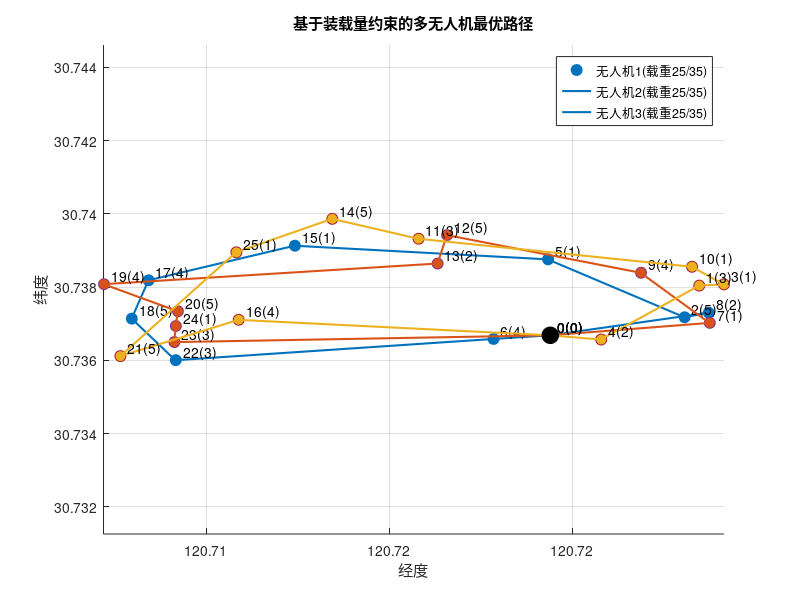

Source code (MATLAB):
clc, clear, close all

% 坐标数据（示例：26个点，包含配送站0号）
coordinates = [  
    120.719393,30.736683;   % 0号点
    120.723462, 30.738040;  % 1号点
    120.723064, 30.737176;  % 2号点
    120.724139, 30.738074;  % 3号点
    120.720783, 30.736567;  % 4号点
    120.719332, 30.738759;  % 5号点
    120.717844, 30.736583;  % 6号点
    120.723751, 30.737023;  % 7号点
    120.723722, 30.737300;  % 8号点
    120.721873, 30.738392;  % 9号点
    120.723267, 30.738555;  % 10号点
    120.715796, 30.739321;  % 11号点
    120.716573, 30.739419;  % 12号点
    120.716315, 30.738643;  % 13号点
    120.713438, 30.739864;  % 14号点
    120.712416, 30.739130;  % 15号点
    120.710881, 30.737107;  % 16号点
    120.708420, 30.738185;  % 17号点
    120.707961, 30.737138;  % 18号点
    120.707201, 30.738079;  % 19号点
    120.709221, 30.737340;  % 20号点
    120.707649, 30.736115;  % 21号点
    120.709162, 30.736004;  % 22号点
    120.709125, 30.736497;  % 23号点
    120.709164, 30.736937;  % 24号点
    120.710817, 30.738949   % 25号点
];
%% 问题1（2）改进版：基于装载量约束的多无人机任务分配
% 输入：节点经纬度坐标、总装载量、单架无人机最大装载量
% 输出：满足装载量约束的最优路径及总距离

% 计算距离矩阵（基于经纬度的实际距离，单位：米）
n = size(coordinates, 1);
distance_matrix = zeros(n, n);
earth_radius = 6371000;  % 地球半径（米）

for i = 1:n
    for j = i+1:n
        lat1 = coordinates(i, 2) * pi / 180;
        lon1 = coordinates(i, 1) * pi / 180;
        lat2 = coordinates(j, 2) * pi / 180;
        lon2 = coordinates(j, 1) * pi / 180;
        
        % Haversine公式计算两点间距离
        dlat = lat2 - lat1;
        dlon = lon2 - lon1;
        a = sin(dlat/2)^2 + cos(lat1) * cos(lat2) * sin(dlon/2)^2;
        c = 2 * atan2(sqrt(a), sqrt(1-a));
        distance_matrix(i, j) = earth_radius * c;
        distance_matrix(j, i) = distance_matrix(i, j);
    end
end

% 设置总装载量和单架无人机最大装载量（可调整）
total_load = 100;
drone_capacity = 35;  % 单架无人机最大装载量

% 为每个目的地随机分配装载量（1-5之间）
node_loads = randi([1, 5], n-1, 1);  % 节点1-25的装载量
node_loads = [0; node_loads];  % 节点0（配送站）装载量为0

% 计算需要的无人机数量（向上取整）
num_drones = ceil(total_load / drone_capacity);
fprintf('总装载量: %d, 单架无人机装载量: %d, 需要无人机数量: %d\n', total_load, drone_capacity, num_drones);

% 基于装载量约束的分组算法
% 目标：每组总装载量尽量均衡且不超过无人机容量
groups = cell(num_drones, 1);
group_loads = zeros(num_drones, 1);
remaining_nodes = 2:n;  % 排除配送站

% 贪心分组算法：按装载量降序排列节点，依次分配给当前装载量最小的组
[~, sort_idx] = sort(node_loads(remaining_nodes), 'descend');
sorted_nodes = remaining_nodes(sort_idx);

for i = 1:length(sorted_nodes)
    node = sorted_nodes(i);
    % 找到当前装载量最小且能容纳该节点的组
    [~, min_idx] = min(group_loads);
    valid_groups = find(group_loads + node_loads(node) <= drone_capacity);
    
    if ~isempty(valid_groups)
        % 优先选择能容纳且当前装载量最小的组
        [~, idx] = min(group_loads(valid_groups));
        group_idx = valid_groups(idx);
    else
        % 如果没有组能容纳，选择当前装载量最小的组
        group_idx = min_idx;
    end
    
    % 添加节点到选中的组
    if isempty(groups{group_idx})
        groups{group_idx} = [1; node];  % 添加配送站和当前节点
    else
        groups{group_idx} = [groups{group_idx}; node];
    end
    group_loads(group_idx) = group_loads(group_idx) + node_loads(node);
end

% 输出分组结果（修复后的代码）
fprintf('\n分组结果:\n');
for i = 1:num_drones
    % 将数值数组转换为字符串元胞数组
    node_strings = cellstr(num2str(groups{i}'));
    fprintf('无人机 %d: 节点 = [%s], 装载量 = %d/%d\n', i, ...
            strjoin(node_strings, ', '), group_loads(i), drone_capacity);
end

% 蚁群算法参数设置
num_ants = 50;            % 蚂蚁数量
max_iterations = 200;     % 最大迭代次数
alpha = 1;                % 信息素重要程度因子
beta = 2;                 % 启发式信息重要程度因子
rho = 0.5;                % 信息素挥发因子
Q = 100;                  % 信息素增加强度系数

% 为每架无人机求解TSP子问题
drone_paths = cell(num_drones, 1);
drone_distances = zeros(num_drones, 1);

figure(2);
hold on;
colors = lines(num_drones);

for i = 1:num_drones
    % 提取当前无人机的节点坐标和距离矩阵
    nodes = groups{i};
    sub_coordinates = coordinates(nodes, :);
    sub_n = length(nodes);
    sub_distance_matrix = zeros(sub_n, sub_n);
    
    for j = 1:sub_n
        for k = j+1:sub_n
            sub_distance_matrix(j, k) = distance_matrix(nodes(j), nodes(k));
            sub_distance_matrix(k, j) = sub_distance_matrix(j, k);
        end
    end
    
    % 使用蚁群算法求解子TSP问题
    sub_pheromone = ones(sub_n, sub_n);
    for j = 1:sub_n
        sub_pheromone(j, j) = 0;
    end
    
    sub_best_path = [];
    sub_best_distance = inf;
    
    for iter = 1:max_iterations
        sub_ant_paths = zeros(num_ants, sub_n);
        sub_ant_distances = zeros(num_ants, 1);
        
        for ant = 1:num_ants
            visited = zeros(1, sub_n);
            current_node = 1;  % 从配送站开始
            visited(current_node) = 1;
            sub_ant_paths(ant, 1) = current_node;
            
            for j = 2:sub_n
                unvisited = find(visited == 0);
                probabilities = zeros(size(unvisited));
                
                for k = 1:length(unvisited)
                    probabilities(k) = sub_pheromone(current_node, unvisited(k))^alpha * ...
                                     (1/sub_distance_matrix(current_node, unvisited(k)))^beta;
                end
                
                if sum(probabilities) == 0
                    next_node = unvisited(1);
                else
                    probabilities = probabilities / sum(probabilities);
                    cum_prob = cumsum(probabilities);
                    r = rand;
                    next_node_idx = find(cum_prob >= r, 1, 'first');
                    next_node = unvisited(next_node_idx);
                end
                
                current_node = next_node;
                visited(current_node) = 1;
                sub_ant_paths(ant, j) = current_node;
            end
            
            total_distance = 0;
            for j = 1:sub_n-1
                total_distance = total_distance + sub_distance_matrix(sub_ant_paths(ant, j), sub_ant_paths(ant, j+1));
            end
            total_distance = total_distance + sub_distance_matrix(sub_ant_paths(ant, sub_n), sub_ant_paths(ant, 1));
            sub_ant_distances(ant) = total_distance;
            
            if total_distance < sub_best_distance
                sub_best_distance = total_distance;
                sub_best_path = sub_ant_paths(ant, :);
            end
        end
        
        % 更新信息素
        sub_pheromone = (1 - rho) * sub_pheromone;
        
        for ant = 1:num_ants
            for j = 1:sub_n-1
                sub_pheromone(sub_ant_paths(ant, j), sub_ant_paths(ant, j+1)) = ...
                    sub_pheromone(sub_ant_paths(ant, j), sub_ant_paths(ant, j+1)) + Q / sub_ant_distances(ant);
                sub_pheromone(sub_ant_paths(ant, j+1), sub_ant_paths(ant, j)) = ...
                    sub_pheromone(sub_ant_paths(ant, j+1), sub_ant_paths(ant, j));
            end
            sub_pheromone(sub_ant_paths(ant, sub_n), sub_ant_paths(ant, 1)) = ...
                sub_pheromone(sub_ant_paths(ant, sub_n), sub_ant_paths(ant, 1)) + Q / sub_ant_distances(ant);
            sub_pheromone(sub_ant_paths(ant, 1), sub_ant_paths(ant, sub_n)) = ...
                sub_pheromone(sub_ant_paths(ant, 1), sub_ant_paths(ant, sub_n));
        end
    end
    
    % 转换为全局节点编号
    global_path = nodes(sub_best_path);
    drone_paths{i} = global_path;
    drone_distances(i) = sub_best_distance;
    
    % 可视化当前无人机路径
    plot(sub_coordinates(:,1), sub_coordinates(:,2), 'o', 'MarkerSize', 8, 'MarkerFaceColor', colors(i,:));
    plot(sub_coordinates(sub_best_path,1), sub_coordinates(sub_best_path,2), '-', 'Color', colors(i,:), 'LineWidth', 1.5);
    plot([sub_coordinates(sub_best_path(end),1), sub_coordinates(sub_best_path(1),1)], ...
         [sub_coordinates(sub_best_path(end),2), sub_coordinates(sub_best_path(1),2)], '-', 'Color', colors(i,:), 'LineWidth', 1.5);
    
    % 添加节点编号和装载量标注
    for j = 1:sub_n
        node_idx = nodes(j);
        text(sub_coordinates(j,1)+0.0002, sub_coordinates(j,2)+0.0002, ...
             [num2str(node_idx-1), '(', num2str(node_loads(node_idx)), ')']);
    end
    
    % 输出结果
    fprintf('\n无人机 %d 路径（节点编号）: ', i);
    fprintf('%d -> ', global_path);
    fprintf('%d\n', global_path(1));
    fprintf('无人机 %d 飞行距离: %.2f 米, 装载量: %d/%d\n', ...
            i, sub_best_distance, group_loads(i), drone_capacity);
end

% 绘制配送站
plot(coordinates(1,1), coordinates(1,2), 'ko', 'MarkerSize', 12, 'MarkerFaceColor', 'k');
text(coordinates(1,1)+0.0002, coordinates(1,2)+0.0002, '0(0)');

title('基于装载量约束的多无人机最优路径');
xlabel('经度');
ylabel('纬度');
grid on;
axis equal;
legend_str = cell(num_drones, 1);
for i = 1:num_drones
    legend_str{i} = sprintf('无人机%d(载重%d/%d)', i, group_loads(i), drone_capacity);
end
legend(legend_str);

% 计算总距离
total_distance = sum(drone_distances);
fprintf('\n所有无人机总飞行距离: %.2f 米\n', total_distance);